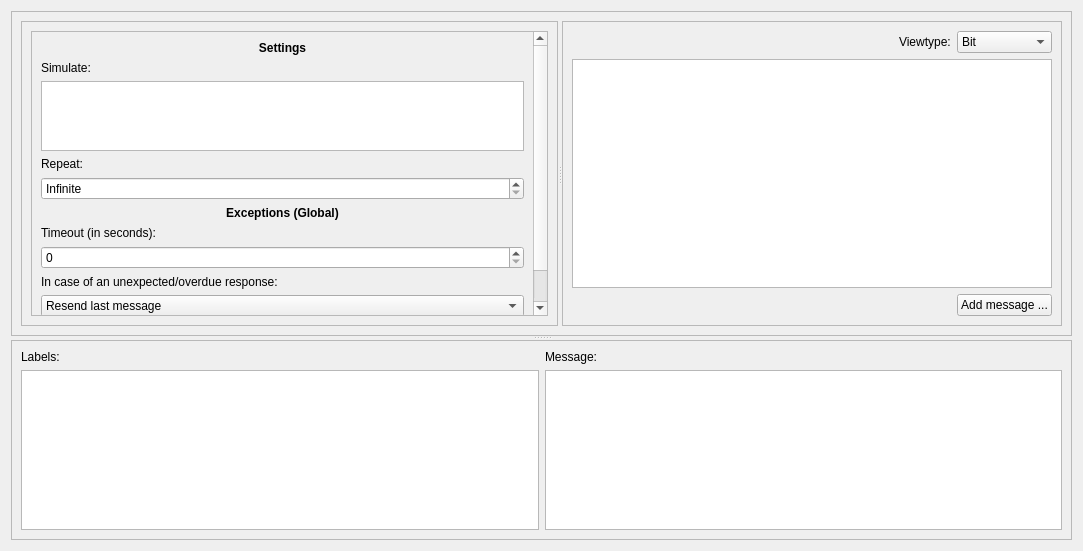
<?xml version="1.0" encoding="UTF-8"?>
<ui version="4.0">
 <class>SimulatorTab</class>
 <widget class="QWidget" name="SimulatorTab">
  <property name="geometry">
   <rect>
    <x>0</x>
    <y>0</y>
    <width>1083</width>
    <height>551</height>
   </rect>
  </property>
  <property name="windowTitle">
   <string>Form</string>
  </property>
  <layout class="QVBoxLayout" name="verticalLayout_2">
   <item>
    <widget class="QSplitter" name="splitter">
     <property name="orientation">
      <enum>Qt::Vertical</enum>
     </property>
     <widget class="QFrame" name="frame_2">
      <property name="frameShape">
       <enum>QFrame::StyledPanel</enum>
      </property>
      <property name="frameShadow">
       <enum>QFrame::Raised</enum>
      </property>
      <layout class="QVBoxLayout" name="verticalLayout">
       <item>
        <widget class="QSplitter" name="splitter_2">
         <property name="orientation">
          <enum>Qt::Horizontal</enum>
         </property>
         <widget class="QFrame" name="frame_3">
          <property name="frameShape">
           <enum>QFrame::StyledPanel</enum>
          </property>
          <property name="frameShadow">
           <enum>QFrame::Raised</enum>
          </property>
          <layout class="QVBoxLayout" name="verticalLayout_3">
           <item>
            <widget class="QScrollArea" name="scrollArea">
             <property name="widgetResizable">
              <bool>true</bool>
             </property>
             <widget class="QWidget" name="scrollAreaWidgetContents">
              <property name="geometry">
               <rect>
                <x>0</x>
                <y>0</y>
                <width>527</width>
                <height>410</height>
               </rect>
              </property>
              <layout class="QVBoxLayout" name="verticalLayout_5">
               <item>
                <widget class="QLabel" name="label_2">
                 <property name="text">
                  <string>&lt;html&gt;&lt;head/&gt;&lt;body&gt;&lt;p align=&quot;center&quot;&gt;&lt;span style=&quot; font-weight:600;&quot;&gt;Settings&lt;/span&gt;&lt;/p&gt;&lt;/body&gt;&lt;/html&gt;</string>
                 </property>
                </widget>
               </item>
               <item>
                <widget class="QLabel" name="label_3">
                 <property name="text">
                  <string>Simulate:</string>
                 </property>
                </widget>
               </item>
               <item>
                <widget class="QListView" name="listView"/>
               </item>
               <item>
                <widget class="QLabel" name="label_4">
                 <property name="text">
                  <string>Repeat:</string>
                 </property>
                </widget>
               </item>
               <item>
                <widget class="QSpinBox" name="spinBox">
                 <property name="specialValueText">
                  <string>Infinite</string>
                 </property>
                 <property name="maximum">
                  <number>999999999</number>
                 </property>
                </widget>
               </item>
               <item>
                <widget class="QLabel" name="label_6">
                 <property name="text">
                  <string>&lt;html&gt;&lt;head/&gt;&lt;body&gt;&lt;p align=&quot;center&quot;&gt;&lt;span style=&quot; font-weight:600;&quot;&gt;Exceptions (Global)&lt;/span&gt;&lt;/p&gt;&lt;/body&gt;&lt;/html&gt;</string>
                 </property>
                </widget>
               </item>
               <item>
                <widget class="QLabel" name="label_5">
                 <property name="text">
                  <string>Timeout (in seconds):</string>
                 </property>
                </widget>
               </item>
               <item>
                <widget class="QSpinBox" name="spinBox_2"/>
               </item>
               <item>
                <widget class="QLabel" name="label_7">
                 <property name="text">
                  <string>In case of an unexpected/overdue response:</string>
                 </property>
                </widget>
               </item>
               <item>
                <widget class="QComboBox" name="comboBox_2">
                 <item>
                  <property name="text">
                   <string>Resend last message</string>
                  </property>
                 </item>
                 <item>
                  <property name="text">
                   <string>Stop simulation</string>
                  </property>
                 </item>
                 <item>
                  <property name="text">
                   <string>Restart simulation</string>
                  </property>
                 </item>
                </widget>
               </item>
               <item>
                <widget class="QPushButton" name="pushButton_2">
                 <property name="text">
                  <string>Start simulation ...</string>
                 </property>
                </widget>
               </item>
              </layout>
             </widget>
            </widget>
           </item>
          </layout>
         </widget>
         <widget class="QFrame" name="frame_4">
          <property name="frameShape">
           <enum>QFrame::StyledPanel</enum>
          </property>
          <property name="frameShadow">
           <enum>QFrame::Raised</enum>
          </property>
          <layout class="QGridLayout" name="gridLayout_3">
           <item row="0" column="0">
            <spacer name="horizontalSpacer">
             <property name="orientation">
              <enum>Qt::Horizontal</enum>
             </property>
             <property name="sizeHint" stdset="0">
              <size>
               <width>40</width>
               <height>20</height>
              </size>
             </property>
            </spacer>
           </item>
           <item row="0" column="1">
            <widget class="QLabel" name="label">
             <property name="text">
              <string>Viewtype:</string>
             </property>
            </widget>
           </item>
           <item row="0" column="2">
            <widget class="QComboBox" name="comboBox">
             <item>
              <property name="text">
               <string>Bit</string>
              </property>
             </item>
             <item>
              <property name="text">
               <string>Hex</string>
              </property>
             </item>
             <item>
              <property name="text">
               <string>ASCII</string>
              </property>
             </item>
             <item>
              <property name="text">
               <string>Label</string>
              </property>
             </item>
            </widget>
           </item>
           <item row="2" column="2">
            <widget class="QPushButton" name="pushButton">
             <property name="text">
              <string>Add message ...</string>
             </property>
            </widget>
           </item>
           <item row="2" column="0" colspan="2">
            <spacer name="horizontalSpacer_2">
             <property name="orientation">
              <enum>Qt::Horizontal</enum>
             </property>
             <property name="sizeHint" stdset="0">
              <size>
               <width>40</width>
               <height>20</height>
              </size>
             </property>
            </spacer>
           </item>
           <item row="1" column="0" colspan="3">
            <widget class="QGraphicsView" name="graphicsView"/>
           </item>
          </layout>
         </widget>
        </widget>
       </item>
      </layout>
     </widget>
     <widget class="QFrame" name="frame">
      <property name="frameShape">
       <enum>QFrame::StyledPanel</enum>
      </property>
      <property name="frameShadow">
       <enum>QFrame::Raised</enum>
      </property>
      <layout class="QGridLayout" name="gridLayout">
       <item row="0" column="0">
        <widget class="QLabel" name="label_8">
         <property name="text">
          <string>Labels:</string>
         </property>
        </widget>
       </item>
       <item row="1" column="0">
        <widget class="QTableView" name="tableView"/>
       </item>
       <item row="0" column="1">
        <widget class="QLabel" name="label_9">
         <property name="text">
          <string>Message:</string>
         </property>
        </widget>
       </item>
       <item row="1" column="1">
        <widget class="QTableView" name="tableView_2"/>
       </item>
      </layout>
     </widget>
    </widget>
   </item>
  </layout>
 </widget>
 <resources>
  <include location="../urh.qrc"/>
 </resources>
 <connections/>
</ui>
